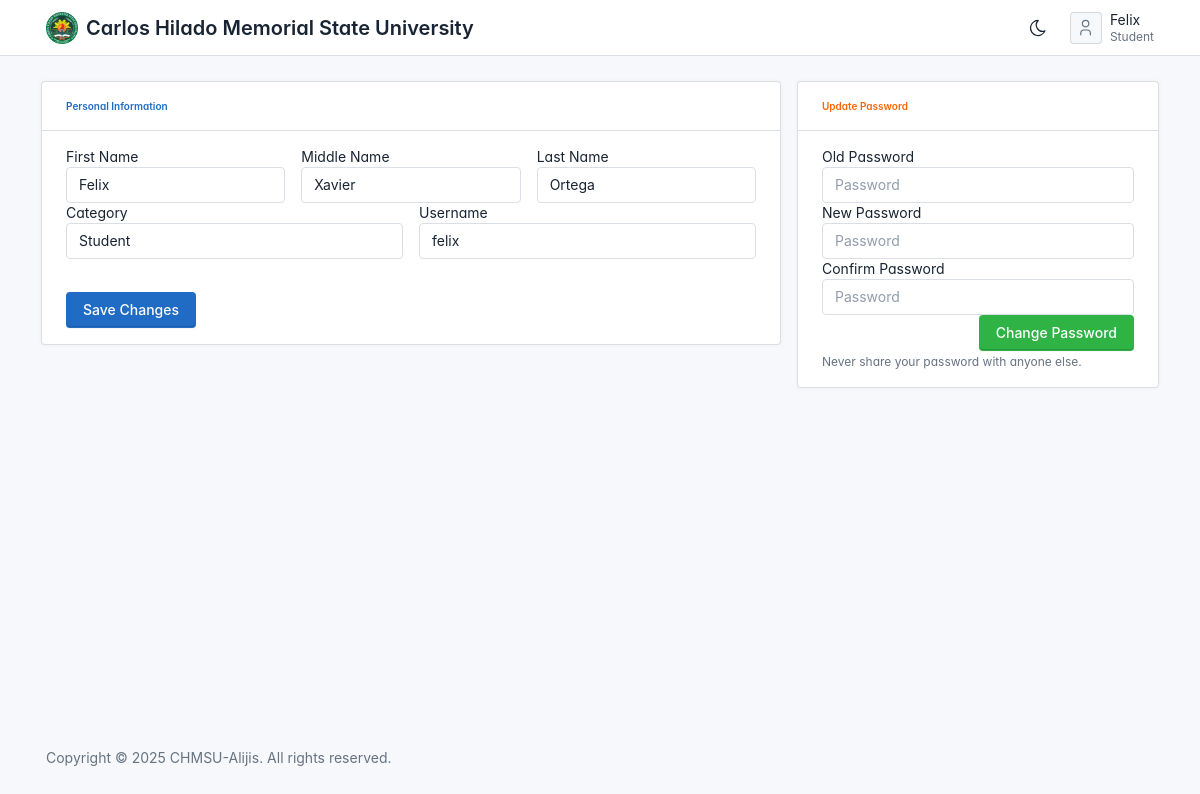
Page /index.php?page=profile (signed in) on the committed database.
### tables this page shows
CREATE TABLE IF NOT EXISTS `tbl_users` (
  `user_id` int(11) NOT NULL AUTO_INCREMENT,
  `user_fname` varchar(50) NOT NULL,
  `user_mname` varchar(50) NOT NULL,
  `user_lname` varchar(50) NOT NULL,
  `user_category` varchar(1) NOT NULL,
  `username` varchar(50) NOT NULL,
  `password` text NOT NULL,
  `date_added` datetime DEFAULT current_timestamp(),
  PRIMARY KEY (`user_id`)
);

### core/my_functions.php (called while the page is built, shortened)
<?php
function getUserFirstName($user_id)
{
	global $mysqli_connect;
	$fetchData = $mysqli_connect->query("SELECT * FROM `tbl_users` WHERE user_id = '$user_id'");
	if ($fetchData->num_rows > 0) {
		$row = $fetchData->fetch_array();
		return $row['user_fname'];
	} else {
		return "---";
	}
}
function getUserCategory($user_id)
{
	global $mysqli_connect;
	$fetchData = $mysqli_connect->query("SELECT user_category FROM `tbl_users` WHERE user_id = '$user_id'");
	if($fetchData->num_rows == 0){
		return "---";
	}else {
	$row = $fetchData->fetch_assoc();
	return $row['user_category'] == "A" ? "Admin" : "Student";
	}
}

### index.php (the view, shortened to what this page needs)
<?php
$user_id = $_SESSION['dvsa_user_id'];
?>
<!doctype html>
<html lang="en">
<head>
  <link href="./dist/css/tabler.min.css?1684106062" rel="stylesheet" />
  <link href="./dist/css/tabler-flags.min.css?1684106062" rel="stylesheet" />
  <link href="./dist/css/tabler-payments.min.css?1684106062" rel="stylesheet" />
  <link href="./dist/css/tabler-vendors.min.css?1684106062" rel="stylesheet" />
  <link href="./dist/css/demo.min.css?1684106062" rel="stylesheet" />
  <link rel="stylesheet" href="dist/mdi/css/materialdesignicons.min.css" />
  <link href="dist/datatables/dataTables.bootstrap4.min.css" rel="stylesheet">
  <link rel="stylesheet" href="dist/sweetalert/sweetalert.css">
</head>
<body>
  <div class="page">
    <div class="sticky-top">
      <header class="navbar navbar-expand-md sticky-top d-print-none">
        <div class="container-xl">
          <h1 class="navbar-brand navbar-brand-autodark d-none-navbar-horizontal pe-0 pe-md-3">
            <a href=".">
              <img src="./static/chmsu.png" width="110" height="32" alt="Tabler" class="navbar-brand-image">
            </a>
            Carlos Hilado Memorial State University
          </h1>
          <div class="navbar-nav flex-row order-md-last">
            <div class="d-none d-md-flex">
              <a href="?theme=dark" class="nav-link px-0 hide-theme-dark" title="Enable dark mode" data-bs-toggle="tooltip" data-bs-placement="bottom">
              </a>
            </div>
            <div class="nav-item dropdown">
              <a href="#" class="nav-link d-flex lh-1 text-reset p-0" data-bs-toggle="dropdown" aria-label="Open user menu">
                <span class="avatar avatar-sm"></span>
                <div class="d-none d-xl-block ps-2">
                  <div><?= getUserFirstName($user_id) ?></div>
                  <div class="mt-1 small text-muted"><?= getUserCategory($user_id); ?></div>
                </div>
              </a>
            </div>
          </div>
        </div>
      </header>
    </div>
    <div class="page-wrapper">
      <?php require_once 'routes/routes.php'; ?>
      <footer class="footer footer-transparent d-print-none">
        <div class="container-xl">
          <div class="row text-center align-items-center flex-row-reverse">
            <div class="col-12 col-lg-auto mt-3 mt-lg-0">
              <ul class="list-inline list-inline-dots mb-0">
                <li class="list-inline-item">
                  Copyright &copy; <?php echo date('Y'); ?>
                  <a href="." class="link-secondary">CHMSU-Alijis</a>.
                  All rights reserved.
                </li>
              </ul>
            </div>
          </div>
        </div>
      </footer>
    </div>
  </div>
</body>
</html>

### pages/profile.php (shortened to what this page needs)
<div class="container-fluid" id="container-wrapper">
  <?php
  $fetchData = $mysqli_connect->query("SELECT * FROM tbl_users WHERE user_id='$user_id'");
  $row = $fetchData->fetch_array();
  if ($row['user_category'] == "S") {
    $user_category = "Student";
  } else {
    $user_category = "Admin";
  }
  ?>
  <div class="content-wrapper" style="padding: 25px;">
    <div class="row">
      <div class="col-lg-8">
        <div class="card mb-4">
          <div class="card-header py-3 d-flex flex-row align-items-center justify-content-between">
            <h6 class="m-0 font-weight-bold text-primary">Personal Information</h6>
          </div>
          <div class="card-body" >
            <form action="" method='POST' id='frm_manage_profile'>
              <div class="row">
                <div class="col-sm-4">
                  <div class="form-group">
                    <label for="first_name">First Name</label>
                    <input type="text" class="form-control" value="<?= $row['user_fname']; ?>" id="first_name" name="first_name">
                  </div>
                </div>
                <div class="col-sm-4">
                  <div class="form-group">
                    <label for="middle_name">Middle Name</label>
                    <input type="text" class="form-control" value="<?= $row['user_mname']; ?>" id="middle_name" name="middle_name">
                  </div>
                </div>
                <div class="col-sm-4">
                  <div class="form-group">
                    <label for="last_name">Last Name</label>
                    <input type="text" class="form-control" value="<?= $row['user_lname']; ?>" id="last_name" name="last_name">
                  </div>
                </div>
                <div class="col-sm-6">
                  <div class="form-group">
                    <label for="user_category">Category</label>
                    <input type="text" readonly value="<?= $user_category; ?>" id="user_category" class="form-control">
                  </div>
                </div>
                <div class="col-sm-6">
                  <div class="form-group">
                    <label for="last_name">Username</label>
                    <input type="text" class="form-control" value="<?= $row['username']; ?>" id="username" name="username">
                  </div>
                </div>
                <div class="col-sm-4" style="margin-top: 33px;">
                  <button type="submit" id="btn_profile" class="btn btn-primary"><span class="fa fa-check-circle"></span> Save Changes</button>
                </div>
              </div>
            </form>
          </div>
        </div>
      </div>
      <div class="col-lg-4">
        <div class="card mb-4">
          <div class="card-header py-3 d-flex flex-row align-items-center justify-content-between">
            <h6 class="m-0 font-weight-bold text-warning">Update Password</h6>
          </div>
          <div class="card-body">
            <form action="" method='POST' id='frm_update_password'>
              <div class="form-group">
                <label for="old_password">Old Password</label>
                <input type="password" class="form-control" id="old_password" name="old_password" required placeholder="Password">
              </div>
              <div class="form-group">
                <label for="new_password">New Password</label>
                <input type="password" class="form-control" id="new_password" name="new_password" required placeholder="Password">
              </div>
              <div class="form-group">
                <label for="confirm_password">Confirm Password</label>
                <input type="password" class="form-control" id="confirm_password" name="confirm_password" required placeholder="Password">
              </div>
              <div class="form-group" style="text-align: right;">
                <button type="submit" id="btn_password" class="btn btn-success"><span class="fa fa-key"></span> Change Password</button>
              </div>
            </form>
            <small class="form-text text-muted">Never share your password with anyone else.</small>
          </div>
        </div>
      </div>
    </div>
  </div>
</div>

### index.php (style rules this page uses)
:root { --tblr-font-sans-serif: 'Inter Var', -apple-system, BlinkMacSystemFont, San Francisco, Segoe UI, Roboto, Helvetica Neue, sans-serif; }
body { font-feature-settings: "cv03", "cv04", "cv11"; }

### rows in the picture
tbl_users: user_fname "Felix", user_category "Student", first_name "Felix", middle_name "Xavier", last_name "Ortega", username "felix"
